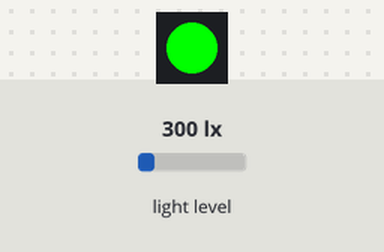
Bench run of a program on a simulated CircuitPython board. On the bench: 1 RGB LEDs in strip order, left to right. The inputs (shaded band) are chosen by the test bench; at power-on: light level 300 lx. Files the program writes start out absent.

Above: at 0.5 s.
At 3.0 s:
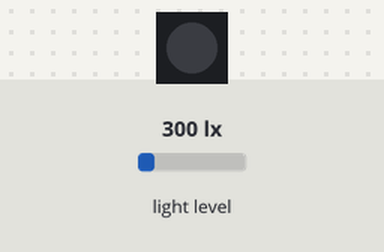
Timing chart, 0 to 6.5 s (numbered marks = the images above):
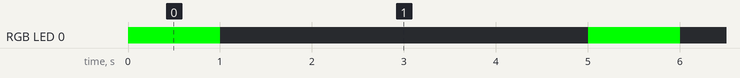

Measured:
- by itself, RGB LED 0: alternates RGB(0, 255, 0) for 1.0 s and off for 4.0 s

The program:

VEML7700codeFINISHED.py
```python
#general imports
import time
import board
import microcontroller
import neopixel

import adafruit_veml7700 #sensor specific import

pixel = neopixel.NeoPixel(board.NEOPIXEL, 1) #shortens neopixel command, can be called a pixel now
i2c = board.STEMMA_I2C()  # For using the built-in STEMMA QT connector on a microcontroller

try: #try statement to catch errors
    with open("/VEML7700_data_values.csv", "a") as light_log: #open text file, in appendage mode, called light_log
        while True: #loops forever
            veml7700 = adafruit_veml7700.VEML7700(i2c) #pull data from sensor, storing as variable
            light_log.write("Lux:  ") #begin writing to file
            light_log.write(str(veml7700.lux)) #sensor values need to be converted from int to str
            light_log.write("\n") #begin a new line
            light_log.flush() #reset file status for next iteration
            pixel.fill((0, 255, 0)) #blink the NeoPixel green to confirm writing
            time.sleep(1)  #delay one second
            pixel.fill((0, 0, 0))  #turn off Neopixel
            time.sleep(4)  #delay 4 seconds, for data collection every 5 seconds

except OSError as e:  # When the filesystem is NOT writable by microcontroller (your computer has permission instead)
    delay = 0.5  # ...blink the NeoPixel red every half second.
    if e.args[0] == 28:  # If the file system is full...
        delay = 0.15  # ...blink the NeoPixel red every 0.15 seconds!
    while True:
        pixel.fill((255, 0, 0))
        time.sleep(delay)
        pixel.fill((0, 0, 0))
        time.sleep(delay)
```
